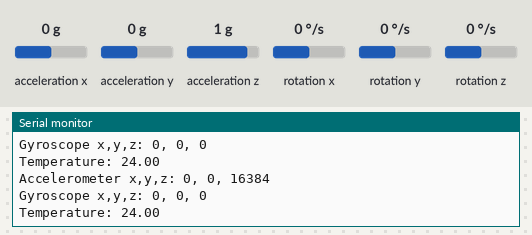
A sketch run on a simulated Arduino Uno, built with avr-gcc and run on an emulated ATmega328P. On the bench: the last lines printed to the serial monitor. Wiring (inferred from the names in the program): MPU-6050 motion sensor at I2C address 0x68. Inputs (shaded band) come from the test bench; at power-on: acceleration x 0 g, acceleration y 0 g, acceleration z 1 g, rotation x 0 °/s, rotation y 0 °/s, rotation z 0 °/s.

Above: at 1.3 s.
1.4 s: acceleration x set to -1.4 g
At 1.91 s:
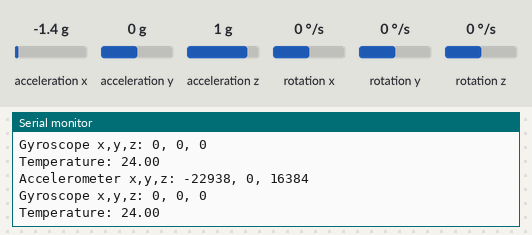
2.9 s: acceleration y set to -1.4 g
At 3.49 s:
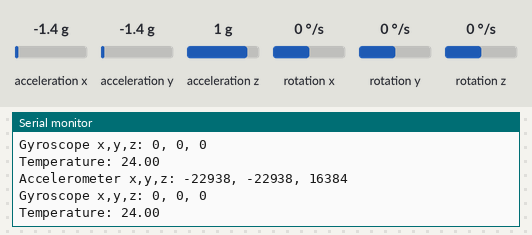
4.4 s: acceleration z set to -1.4 g
At 5.08 s:
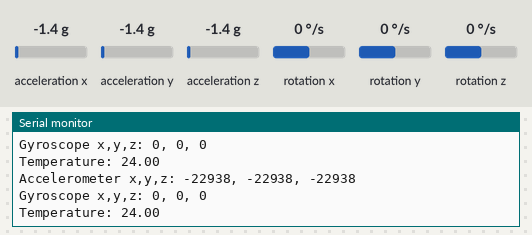
5.9 s: rotation x set to -192 °/s
At 6.68 s:
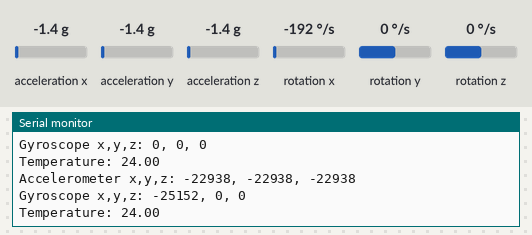
9.0 s: rotation y set to -192 °/s
At 9.9 s:
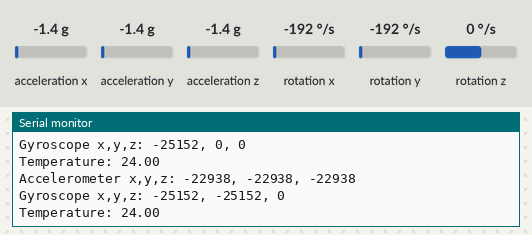

The sketch:

AccelGyroTest.ino
```cpp
/*

  MPU6050/AccelGyroTest
  First test of an Invensense MPU-6050 3-Axes Accelerometer Gyroscope Module

  This sketch is based on the original from http://playground.arduino.cc/Main/MPU-6050

  For info and circuit diagrams see https://github.com/tardate/LittleArduinoProjects/tree/main/playground/MPU6050/AccelGyroTest

 */

#include <Wire.h>

#define DELAY_STEP 500

#define MPU6050_ADDRESS            (0x68)

#define MPU6050_ACCEL_XOUT_H       (0x3B)


void setup() {
  Serial.begin(9600);
  Wire.begin();
  wakeUp();
}

void loop() {
  readAndLog();
  delay(DELAY_STEP);
}

void wakeUp() {
  Wire.beginTransmission(MPU6050_ADDRESS);
  Wire.write(0x6B);  // PWR_MGMT_1 register
  Wire.write(0);     // set to zero (wakes up the MPU-6050)
  Wire.endTransmission(true);
}

void readAndLog() {
  int16_t AcX,AcY,AcZ,GyX,GyY,GyZ;
  int16_t Tmp;

  Wire.beginTransmission(MPU6050_ADDRESS);
  Wire.write(MPU6050_ACCEL_XOUT_H);  // starting with register 0x3B (ACCEL_XOUT_H)
  Wire.endTransmission(false);
  Wire.requestFrom(MPU6050_ADDRESS, 14, true);  // request a total of 14 registers

  AcX=Wire.read()<<8|Wire.read();  // 0x3B (ACCEL_XOUT_H) & 0x3C (ACCEL_XOUT_L)
  AcY=Wire.read()<<8|Wire.read();  // 0x3D (ACCEL_YOUT_H) & 0x3E (ACCEL_YOUT_L)
  AcZ=Wire.read()<<8|Wire.read();  // 0x3F (ACCEL_ZOUT_H) & 0x40 (ACCEL_ZOUT_L)
  Tmp=Wire.read()<<8|Wire.read();  // 0x41 (TEMP_OUT_H) & 0x42 (TEMP_OUT_L)
  GyX=Wire.read()<<8|Wire.read();  // 0x43 (GYRO_XOUT_H) & 0x44 (GYRO_XOUT_L)
  GyY=Wire.read()<<8|Wire.read();  // 0x45 (GYRO_YOUT_H) & 0x46 (GYRO_YOUT_L)
  GyZ=Wire.read()<<8|Wire.read();  // 0x47 (GYRO_ZOUT_H) & 0x48 (GYRO_ZOUT_L)

  Serial.print("Accelerometer x,y,z: ");
  Serial.print(AcX, DEC); Serial.print(", ");
  Serial.print(AcY, DEC); Serial.print(", ");
  Serial.println(AcZ, DEC);

  Serial.print("Gyroscope x,y,z: ");
  Serial.print(GyX, DEC); Serial.print(", ");
  Serial.print(GyY, DEC); Serial.print(", ");
  Serial.println(GyZ, DEC);

  Serial.print("Temperature: ");
  Serial.println(Tmp/340.00+36.53); //equation for temperature in degrees C from datasheet
  Serial.println();
}
```

Measured:
- after the input at 1.4 s, the serial monitor: prints a new line after 0.16 s (image 1)
- after the input at 2.9 s, the serial monitor: prints a new line after 0.23 s (image 2)
- after the input at 4.4 s, the serial monitor: prints a new line after 0.32 s (image 3)
- after the input at 5.9 s, the serial monitor: prints a new line after 0.46 s (image 4)
- after the input at 9.0 s, the serial monitor: prints a new line after 0.58 s (image 5)
